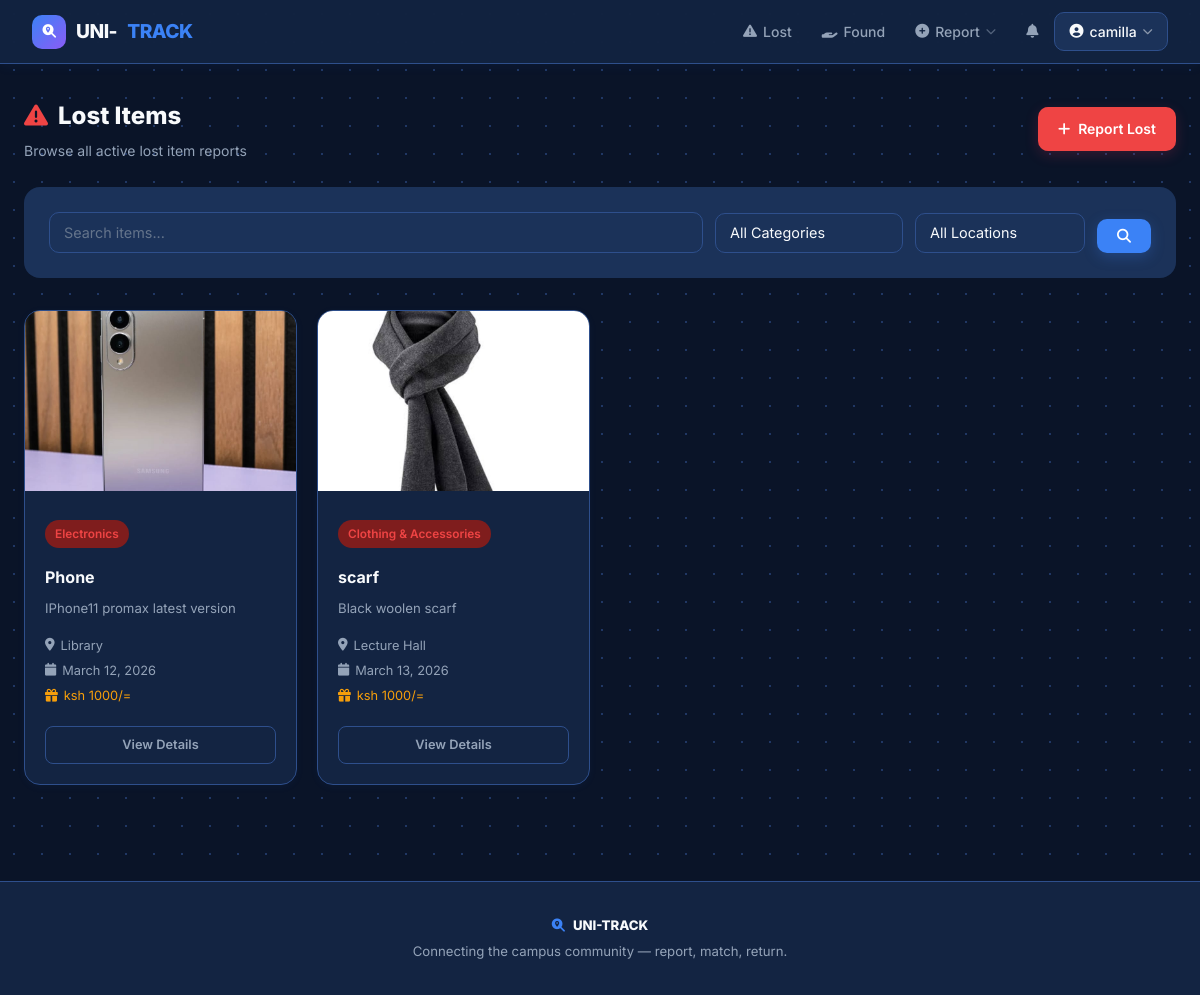
/lost/ (signed in), run on the app's committed database.
### accounts/models.py (models this page shows, shortened)
class User(AbstractUser):
    ROLE_CHOICES = [
        ('student', 'Student'),
        ('staff', 'Staff'),
        ('admin', 'Administrator'),
    ]
    role = models.CharField(max_length=20, choices=ROLE_CHOICES, default='student')
    student_id = models.CharField(max_length=20, blank=True, null=True, unique=True)
    phone = models.CharField(max_length=15, blank=True, null=True)
    department = models.CharField(max_length=100, blank=True, null=True)
    profile_picture = models.ImageField(upload_to='profiles/', blank=True, null=True)
    is_verified = models.BooleanField(default=False)
    created_at = models.DateTimeField(auto_now_add=True)
    @property
    def is_admin_user(self):
        return self.role == 'admin' or self.is_staff or self.is_superuser

### items/models.py (models this page shows, shortened)
class LostItem(models.Model):
    STATUS_CHOICES = [
        ('active', 'Active'),
        ('matched', 'Matched'),
        ('resolved', 'Resolved'),
        ('closed', 'Closed'),
    ]
    reporter = models.ForeignKey(settings.AUTH_USER_MODEL, on_delete=models.CASCADE, related_name='lost_items')
    title = models.CharField(max_length=200)
    description = models.TextField()
    category = models.CharField(max_length=50, choices=CATEGORY_CHOICES)
    location_lost = models.CharField(max_length=50, choices=LOCATION_CHOICES)
    location_detail = models.CharField(max_length=200, blank=True)
    date_lost = models.DateField()
    image = models.ImageField(upload_to='lost_items/', blank=True, null=True)
    proof_of_ownership = models.ImageField(upload_to='ownership_proof/', blank=True, null=True,
        help_text='Upload a previous photo, receipt, or any proof this item belongs to you')
    contact_email = models.EmailField(blank=True)
    contact_phone = models.CharField(max_length=15, blank=True)
    reward = models.CharField(max_length=100, blank=True)
    verif_color = models.CharField(max_length=100, blank=True,
        verbose_name='Item colour / appearance',
        help_text='Describe the exact colour, brand markings, or appearance')
    verif_distinguishing = models.CharField(max_length=200, blank=True,
        verbose_name='Distinguishing feature',
        help_text='Any scratches, stickers, engravings, or unique marks?')
    verif_secret = models.CharField(max_length=200, blank=True,
        verbose_name='Secret detail',
        help_text='Something only you would know (e.g. lock screen wallpaper, bag contents, note inside)')
    status = models.CharField(max_length=20, choices=STATUS_CHOICES, default='active')
    created_at = models.DateTimeField(auto_now_add=True)
    updated_at = models.DateTimeField(auto_now=True)
    class Meta:
        ordering = ['-created_at']

### items/views.py (the view)
# urls.py: path('lost/', views.lost_items_list, name='lost_items'),
def lost_items_list(request):
    form = ItemSearchForm(request.GET)
    items = LostItem.objects.filter(status='active')
    if form.is_valid():
        q = form.cleaned_data.get('q')
        category = form.cleaned_data.get('category')
        location = form.cleaned_data.get('location')
        if q:
            items = items.filter(Q(title__icontains=q) | Q(description__icontains=q))
        if category:
            items = items.filter(category=category)
        if location:
            items = items.filter(location_lost=location)
    return render(request, 'items/lost_list.html', {'items': items, 'form': form})

### items/forms.py
class ItemSearchForm(forms.Form):
    q = forms.CharField(required=False, label='Search', widget=forms.TextInput(
        attrs={'class': 'form-control', 'placeholder': 'Search items...'}))
    category = forms.ChoiceField(required=False,
        choices=[('', 'All Categories')] + LostItem._meta.get_field('category').choices,
        widget=forms.Select(attrs={'class': 'form-select'}))
    location = forms.ChoiceField(required=False,
        choices=[('', 'All Locations')] + LostItem._meta.get_field('location_lost').choices,
        widget=forms.Select(attrs={'class': 'form-select'}))

### templates/items/lost_list.html (shortened to what this page needs)
{% extends 'base.html' %}
{% block content %}
<div class="section-head animate-up">
  <div>
    <div class="section-title"><i class="fas fa-exclamation-triangle text-danger" style="margin-right:10px;"></i>Lost Items</div>
    <div class="section-sub">Browse all active lost item reports</div>
  </div>
  {% if user.is_authenticated %}<a href="{% url 'report_lost' %}" class="btn btn-danger"><i class="fas fa-plus"></i> Report Lost</a>{% endif %}
</div>
<div class="card card-flat p-3 mb-4 animate-up">
  <form method="get" style="display:grid;grid-template-columns:1fr auto auto auto;gap:0.75rem;align-items:end;">
    <div>{{ form.q }}</div>
    <div>{{ form.category }}</div>
    <div>{{ form.location }}</div>
    <button type="submit" class="btn btn-primary"><i class="fas fa-search"></i></button>
  </form>
</div>
<div class="grid grid-auto">
  {% for item in items %}
  <div class="item-card animate-up">
    {% if item.image %}<img src="{{ item.image.url }}" class="item-card-img" alt="{{ item.title }}">
    {% else %}<div class="item-card-placeholder"><i class="fas fa-image"></i></div>{% endif %}
    <div class="item-card-body">
      <span class="badge badge-danger mb-2">{{ item.get_category_display }}</span>
      <div class="item-card-title">{{ item.title }}</div>
      <p class="small text-muted mb-2" style="line-height:1.5;">{{ item.description|truncatechars:75 }}</p>
      <div class="item-card-meta"><i class="fas fa-map-marker-alt"></i>{{ item.get_location_lost_display }}</div>
      <div class="item-card-meta"><i class="fas fa-calendar"></i>{{ item.date_lost }}</div>
      {% if item.reward %}<div class="item-card-meta" style="color:var(--warning);margin-top:4px;"><i class="fas fa-gift"></i>{{ item.reward }}</div>{% endif %}
      <a href="{% url 'lost_item_detail' item.pk %}" class="btn btn-outline btn-sm btn-block mt-2">View Details</a>
    </div>
  </div>
  {% empty %}
  <div class="empty-state" style="grid-column:1/-1;">
    <i class="fas fa-box-open"></i>
    <h5>No lost items found</h5>
    <p>Try adjusting your search filters</p>
  </div>
  {% endfor %}
</div>
{% endblock %}

### templates/base.html (shortened to what this page needs)
<!DOCTYPE html>
<html lang="en">
<head>
  <link rel="stylesheet" href="https://cdnjs.cloudflare.com/ajax/libs/font-awesome/6.4.0/css/all.min.css">
</head>
<body>
<nav class="navbar">
  <a href="{% url 'home' %}" class="nav-brand">
    <div class="brand-icon"><i class="fas fa-search-location" style="color:white;font-size:0.85rem;"></i></div>
    UNI-<span>TRACK</span>
  </a>
  <ul class="nav-links" id="navLinks">
    <li><a href="{% url 'lost_items' %}"><i class="fas fa-exclamation-triangle"></i> Lost</a></li>
    <li><a href="{% url 'found_items' %}"><i class="fas fa-hand-holding"></i> Found</a></li>
    {% if user.is_authenticated %}
    <li class="nav-dropdown">
      <a href="#"><i class="fas fa-plus-circle"></i> Report <i class="fas fa-chevron-down" style="font-size:.65rem;opacity:.5;"></i></a>
    </li>
    <li class="notif-wrap">
      <a href="{% url 'notifications' %}"><i class="fas fa-bell"></i>
      </a>
    </li>
    <li class="nav-dropdown">
      <a href="#" class="nav-pill">
        <i class="fas fa-user-circle"></i> {{ user.first_name|default:user.username }}
        <i class="fas fa-chevron-down" style="font-size:.65rem;opacity:.5;"></i>
      </a>
    </li>
    {% else %}
    <li><a href="{% url 'login' %}">Login</a></li>
    <li><a href="{% url 'register' %}" class="nav-cta"><i class="fas fa-user-plus"></i> Sign Up</a></li>
    {% endif %}
  </ul>
</nav>
<div class="main-container">
  {% block content %}{% endblock %}
</div>
<footer>
  <div class="footer-brand"><i class="fas fa-search-location" style="margin-right:8px;color:var(--primary);"></i>UNI-TRACK</div>
  <div>Connecting the campus community — report, match, return.</div>
</footer>
</body>
</html>

### data on the page
User: first_name "camilla"
LostItem: image (picture), category "Electronics", title "Phone", description "IPhone11 promax latest version", location_lost "Library", date_lost "March 12, 2026", reward "ksh 1000/="
LostItem: image (picture), category "Clothing & Accessories", title "scarf", description "Black woolen scarf", location_lost "Lecture Hall", date_lost "March 13, 2026", reward "ksh 1000/="
